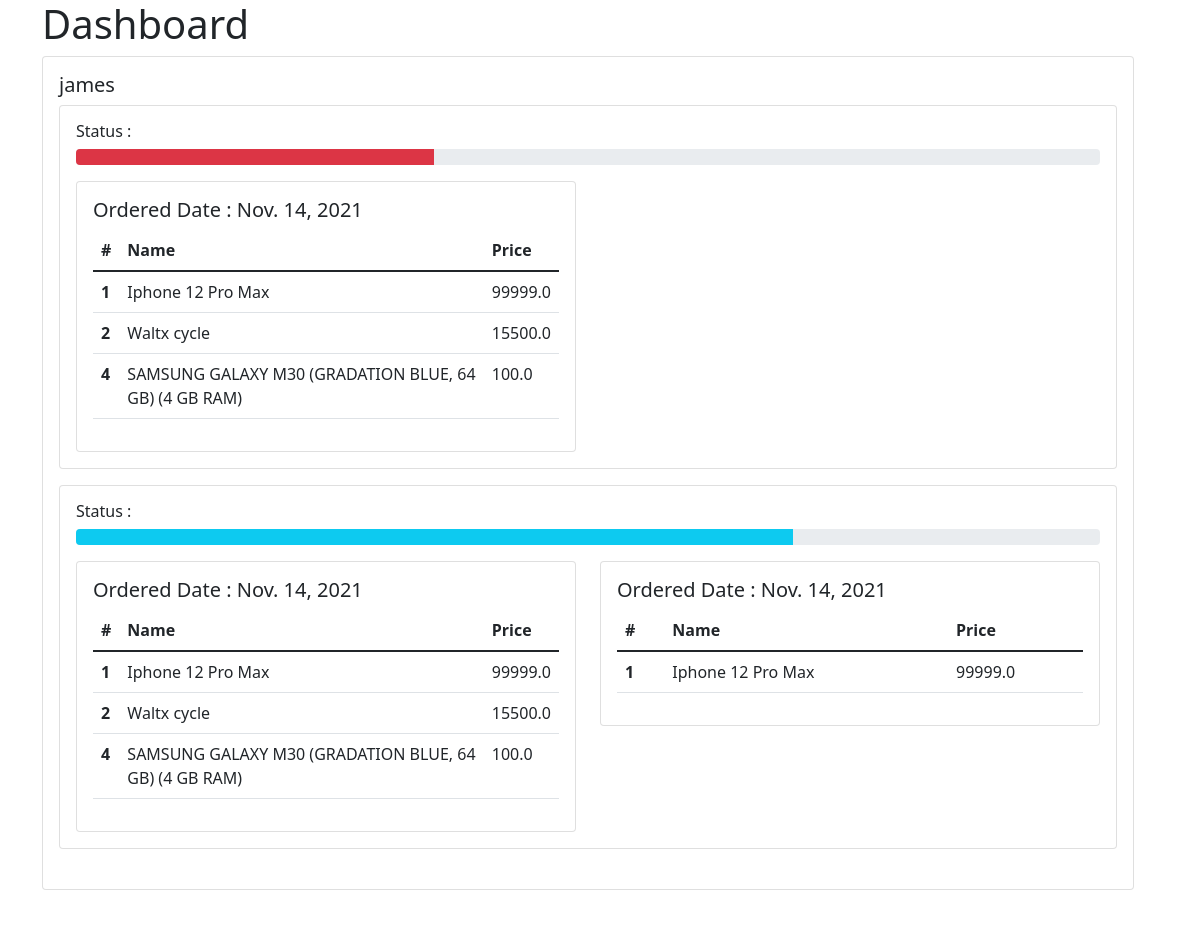
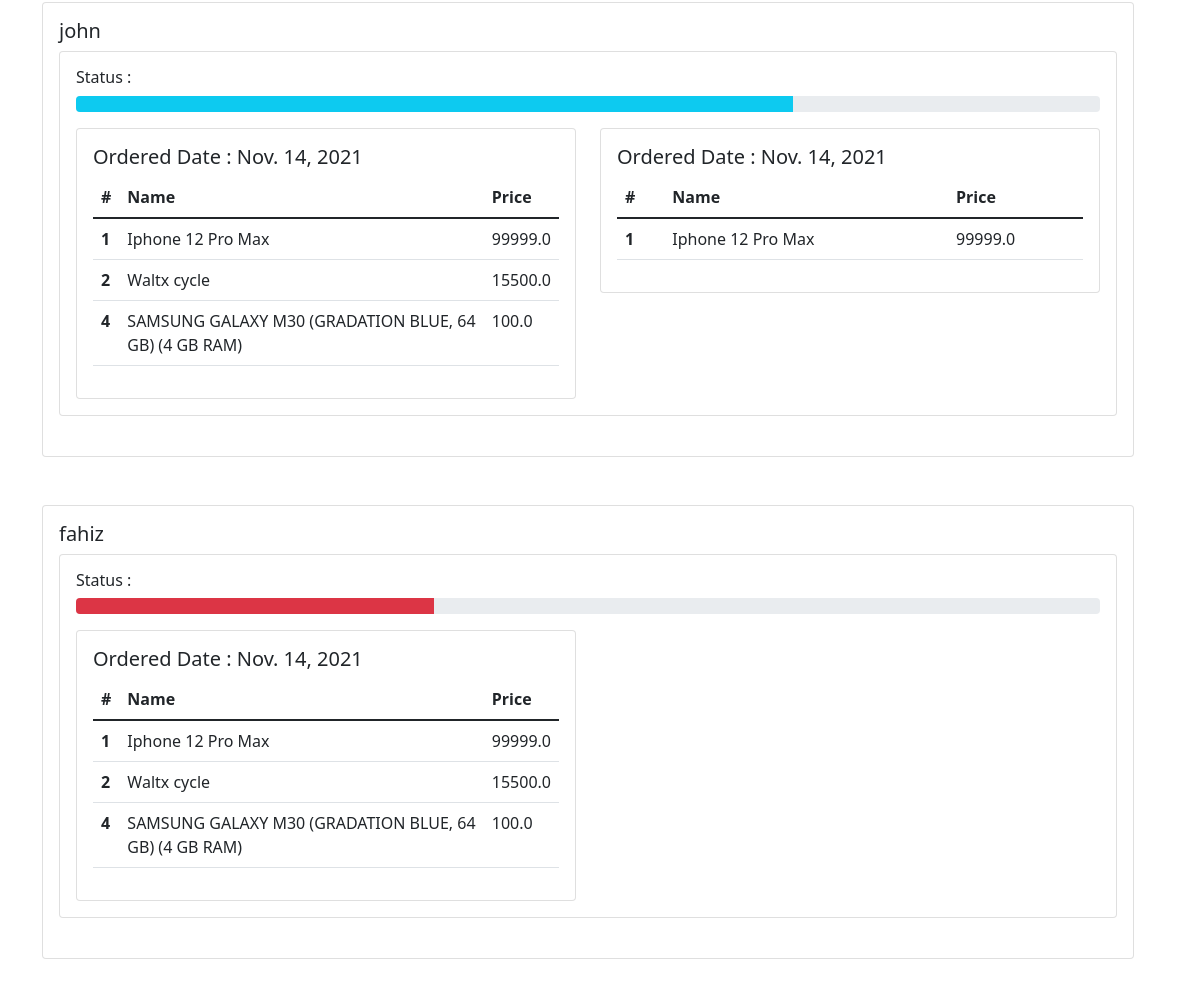
/dashboard/, run on the app's committed database (2 pictures, top to bottom).
### customer/models.py (models this page shows, shortened)
class Customer(models.Model):
    user            = models.OneToOneField('auth.User', on_delete=models.CASCADE)
    order_detials   = models.ManyToManyField(OrderStatus, blank=True)
    address         = models.ForeignKey(Address, on_delete=models.CASCADE, null=True)
    profile_url     = models.CharField(max_length=2083)

### order/models.py (models this page shows, shortened)
class OrderStatus(models.Model):
    PACKED, SHIPPED, DELIVERED  = 0,1,2
    ORDER_STATUS                = [(PACKED, 'Packed'), (SHIPPED, 'Shipped'), (DELIVERED, 'Delivered')]
    order_status                = models.SmallIntegerField(choices=ORDER_STATUS)
    order                       = models.ManyToManyField(Order)

class Order(models.Model):
    data_order_placed           = models.DateField()
    order_item                  = models.ManyToManyField(OrderItem)

class OrderItem(models.Model):
    order_item_quantity         = models.IntegerField()
    item                        = models.ForeignKey(Product, on_delete=models.CASCADE)

### product/models.py (models this page shows, shortened)
class Product(models.Model):
    number          = models.IntegerField()
    name            = models.CharField(max_length=255)
    price           = models.FloatField()
    stock           = models.IntegerField()
    image_url       = models.CharField(max_length=2083)

### dashboard/views.py (the view)
# urls.py: path('', quotesview, name='quotes'),
def quotesview(request):
    queryset = Customer.objects.all()
    context = {
        'queryset': queryset,
    }
    return render(request, 'dashboard.html',context=context)

### templates/dashboard.html
{% extends 'base.html' %}
{% load static %}
  {% block content %}
  <div class="container">
    <div class="row">
      <div class="col-md-12">
        <h1>Dashboard</h1>
      </div>
    <div class="row">
        {% for obj in queryset %}
            <div class="col-md-12 mb-5">
                <div class="card">
                    <div class="card-body">
                        <h5 class="card-title">{{ obj.user.username }}</h5>
                        <div class="row">
                            <div class="col-md-12 mb-2">
                                {% for orderdetial in obj.order_detials.all %}
                                <div class="card mb-3">
                                    <div class="card-body ">
                                        <h6>Status :</h6>
                                        {% if orderdetial.order_status == 0 %}
                                            <div class="progress">
                                                <div class="progress-bar bg-danger " role="progressbar" style="width: 35%" aria-valuenow="25" aria-valuemin="0" aria-valuemax="100"></div>
                                            </div>
                                        {% elif orderdetial.order_status == 1 %}
                                            <div class="progress">
                                                <div class="progress-bar bg-info" role="progressbar" style="width: 70%" aria-valuenow="50" aria-valuemin="0" aria-valuemax="100"></div>
                                            </div>
                                        {% else  %}
                                            <div class="progress">
                                                <div class="progress-bar bg-success" role="progressbar" style="width: 100%" aria-valuenow="100" aria-valuemin="0" aria-valuemax="100"></div>
                                            </div>
                                        {% endif %}
                                        <div class="row">
                                            {% for order in orderdetial.order.all %}
                                                <div class="col-md-6 mt-3">
                                                    <div class="card">
                                                        <div class="card-body">
                                                            <h5>Ordered Date : {{ order.data_order_placed }}</h5>
                                                            <table class="table">
                                                                <thead>
                                                                  <tr>
                                                                    <th scope="col">#</th>
                                                                    <th scope="col">Name</th>
                                                                    <th scope="col">Price</th>
                                                                  </tr>
                                                                </thead>
                                                                <tbody>
                                                                    {% for orderitem in order.order_item.all %}
                                                                        <tr>
                                                                            <th scope="row">{{ orderitem.item.number }}</th>
                                                                            <td>{{ orderitem.item.name }}</td>
                                                                            <td>{{ orderitem.item.price }}</td>
                                                                        </tr>
                                                                    {% endfor %}
                                                                </tbody>
                                                              </table>
                                                        </div>
                                                    </div>
                                                </div>
                                            {% endfor %}
                                        </div>
                                    </div>
                                  </div>
                                {% endfor %}
                            </div>
                        </div>
                    </div>
                  </div>
            </div>
        {% endfor %}
    </div>
    {% endblock content %}

### templates/base.html (shortened to what this page needs)
<!DOCTYPE html>
<html>
    {% include "head.html" %}
     <body>
         {% block content %}
         {% endblock content %}
     </body>
</html>

### templates/head.html (shortened to what this page needs)
{% load static %}
<head>
    <link href="https://cdn.jsdelivr.net/npm/bootstrap@5.1.3/dist/css/bootstrap.min.css" rel="stylesheet">
  </head>

### templates/scripts.html (shortened to what this page needs)
{% load static %}

### data on the page
Customer: user.username "james"
OrderStatus: order_status 0 (drawn)
Order: data_order_placed "Nov. 14, 2021"
OrderItem: item.number "1", item.name "Iphone 12 Pro Max", item.price "99999.0"
OrderItem: item.number "2", item.name "Waltx cycle", item.price "15500.0"
OrderItem: item.number "4", item.name "SAMSUNG GALAXY M30 (GRADATION BLUE, 64 GB) (4 GB RAM)", item.price "100.0"
OrderStatus: order_status 1 (drawn)
Order: data_order_placed "Nov. 14, 2021"
Customer: user.username "john"
Customer: user.username "fahiz"
